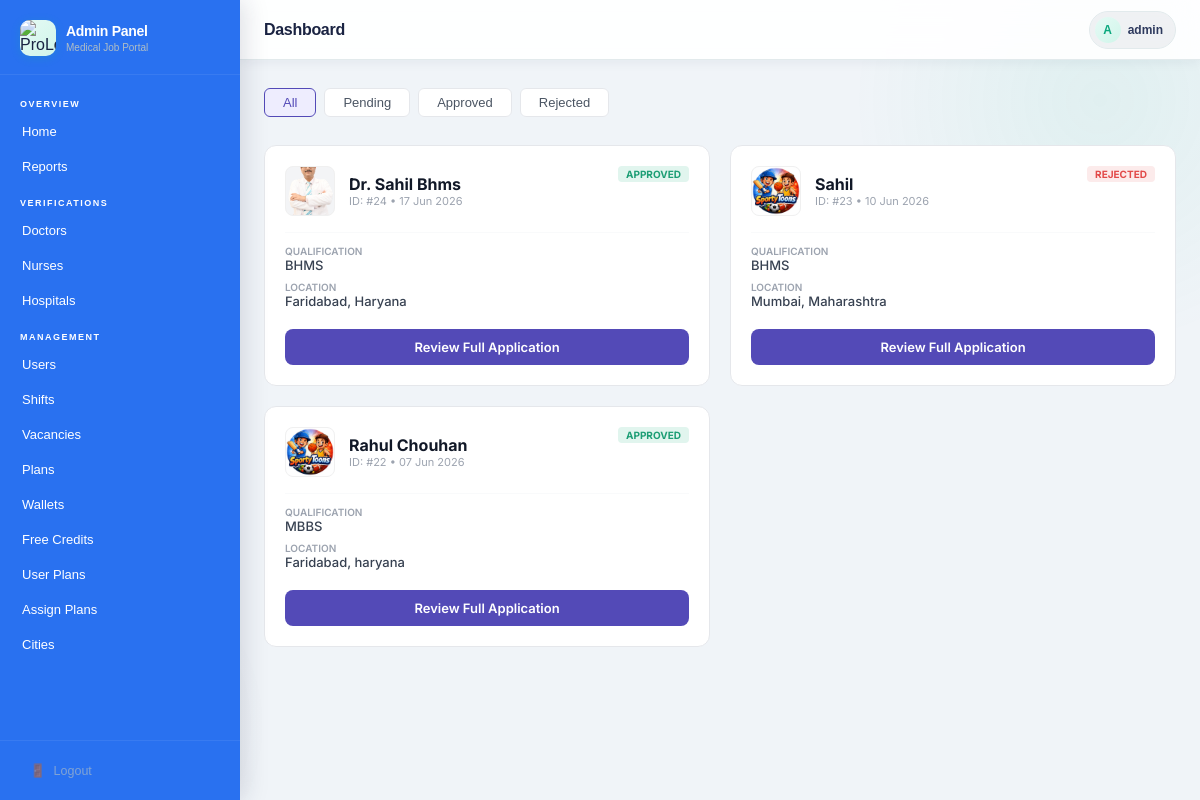
Screenshot of /adminpanel/applications/ (signed in) with the database file from the repository.
### users/models.py (models this page shows, shortened)
class CustomUser(AbstractUser):
    ROLE_CHOICES = (
        ('doctor', 'Doctor'),
        ('nurse', 'Nurse'),
        ('hospital', 'Hospital'),
        ('admin', 'Admin'),
    )
    role   = models.CharField(max_length=20, choices=ROLE_CHOICES)
    mobile = models.CharField(max_length=10, unique=True, null=True, blank=True)  # ✅ Unique mobile

### doctors/models.py (models this page shows, shortened)
class DoctorProfile(models.Model):
    QUALIFICATION_CHOICES = [
        ('mbbs', 'MBBS'),
        ('bams', 'BAMS'),
        ('bhms', 'BHMS'),
    ]
    SEX_CHOICES = [('male', 'Male'), ('female', 'Female'), ('other', 'Other')]
    WARD_CHOICES = [
        ('general', 'General Ward'),
        ('icu', 'ICU Ward'),
        ('casualty', 'Casualty Ward'),
        ('female', 'Female Ward'),
    ]
    user            = models.OneToOneField(settings.AUTH_USER_MODEL, on_delete=models.CASCADE, related_name='doctor_profile')
    full_name       = models.CharField(max_length=150)
    age             = models.PositiveIntegerField(null=True, blank=True)
    sex             = models.CharField(max_length=10, choices=SEX_CHOICES, blank=True)
    registration_no = models.CharField(max_length=50, blank=True)
    qualification   = models.CharField(max_length=10, choices=QUALIFICATION_CHOICES, blank=True)
    experience      = models.CharField(max_length=50, blank=True)
    is_registration_complete = models.BooleanField(default=False)
    address         = models.TextField(blank=True)
    state           = models.CharField(max_length=100, blank=True)
    city            = models.CharField(max_length=100, blank=True)
    pincode         = models.CharField(max_length=10, blank=True)
    STATUS_CHOICES = [
    ('pending', 'Pending'),
    ('approved', 'Approved'),
    ('rejected', 'Rejected'),
]
    upi_id = models.CharField(max_length=100, blank=True)
    verification_status = models.CharField(max_length=10, choices=STATUS_CHOICES, default='pending')
    ward_preferences = models.CharField(max_length=200, blank=True)
    known_procedures = models.TextField(blank=True)
    profile_photo   = models.ImageField(upload_to='doctors/photos/', null=True, blank=True)
    aadhar_photo    = models.ImageField(upload_to='doctors/aadhar/', null=True, blank=True)
    pan_card        = models.ImageField(upload_to='doctors/pan/', null=True, blank=True)
    degree_photo    = models.ImageField(upload_to='doctors/degree/', null=True, blank=True)
    registered_state = models.CharField(max_length=100, blank=True)
    is_verified     = models.BooleanField(default=False)
    created_at      = models.DateTimeField(auto_now_add=True)
    updated_at      = models.DateTimeField(auto_now=True)

### admin_panel/views.py (the view)
# urls.py: path('applications/',                       views.applications,         name='admin_applications'),
@login_required
@user_passes_test(is_admin)
def applications(request):
    role   = request.GET.get('role', 'doctor')
    status = request.GET.get('status', 'all')
    MODEL_MAP = {'doctor': DoctorProfile, 'nurse': NurseProfile, 'hospital': HospitalProfile}
    Model = MODEL_MAP.get(role, DoctorProfile)
    qs = Model.objects.all().order_by('-created_at')
    if status != 'all':
        qs = qs.filter(verification_status=status)
    ctx = _common(request)
    ctx.update({'profiles': qs, 'role': role, 'status': status})
    return render(request, 'admin_panel/applications.html', ctx)

### admin_panel/views.py (called while the page is built)
def is_admin(user):
    return user.is_authenticated and user.is_staff

def _common(request):
    return {
        'pending_doctors':   DoctorProfile.objects.filter(verification_status='pending').count(),
        'pending_nurses':    NurseProfile.objects.filter(verification_status='pending').count(),
        'pending_hospitals': HospitalProfile.objects.filter(verification_status='pending').count(),
    }

### plans/context_processors.py (called while the page is built, shortened)
def plan_permissions(request):
    active_plan = get_active_plan(request.user)
    can_view_shifts   = False
    can_view_urgent   = False
    can_apply_vacancy = False
    can_post_shift    = False
    can_post_shift_h   = False
    can_post_vacancy_h = False
    return {
         'ctx_can_view_shifts':    can_view_shifts,
    'ctx_can_view_urgent':    can_view_urgent,
    'ctx_can_apply_vacancy':  can_apply_vacancy,
    'ctx_can_post_shift':     can_post_shift or can_post_shift_h,
    'ctx_can_post_vacancy':   can_post_vacancy_h,
    }

### plans/utils.py (called while the page is built, shortened)
def get_active_plan(user):
    plan = UserPlan.objects.filter(user=user, is_active=True).first()
    if not plan:
        return None

### admin_panel/templates/admin_panel/applications.html (shortened to what this page needs)
{% extends 'admin_panel/base.html' %}
{% block content %}
<div class="dash-wrap">
    <div class="filter-bar">
        <a href="?role={{ role }}&status=all" class="filter-btn {% if status == 'all' %}active{% endif %}">All</a>
        <a href="?role={{ role }}&status=pending" class="filter-btn {% if status == 'pending' %}active{% endif %}">Pending</a>
        <a href="?role={{ role }}&status=approved" class="filter-btn {% if status == 'approved' %}active{% endif %}">Approved</a>
        <a href="?role={{ role }}&status=rejected" class="filter-btn {% if status == 'rejected' %}active{% endif %}">Rejected</a>
    </div>
    <div class="app-grid">
        {% for profile in profiles %}
        <div class="app-card">
            <div class="status-tag tag-{{ profile.verification_status }}">
                {{ profile.verification_status }}
            </div>
            <div class="header-content">
                <div class="user-img-box">
                    {% if profile.profile_photo %}
                        <img src="{{ profile.profile_photo.url }}" alt="{{ profile.full_name }}">
                    {% else %}
                        <div class="placeholder-img">
                            {% if role == 'hospital' %}🏥{% else %}👤{% endif %}
                        </div>
                    {% endif %}
                </div>
                <div>
                    <h3 class="app-name">
                        {% if profile.full_name %}{{ profile.full_name }}
                        {% else %}{{ profile.hospital_name }}{% endif %}
                    </h3>
                    <span class="app-date">ID: #{{ profile.id }} • {{ profile.created_at|date:"d M Y" }}</span>
                </div>
            </div>
            <div class="info-section">
                {% if profile.qualification %}
                <div class="info-item">
                    <span class="info-label">Qualification</span>
                    <span class="info-value">{{ profile.get_qualification_display|upper }}</span>
                </div>
                {% endif %}
                <div class="info-item">
                    <span class="info-label">Location</span>
                    <span class="info-value">{{ profile.city|default:"Not Set" }}, {{ profile.state }}</span>
                </div>
            </div>
            <a href="{% url 'admin_application_detail' role profile.id %}" class="btn-review">
                Review Full Application
            </a>
        </div>
        {% empty %}
        <div style="grid-column: 1/-1; text-align: center; padding: 60px; color: #9ca3af;">
            No applications found in this category.
        </div>
        {% endfor %}
    </div>
</div>
{% endblock %}

### admin_panel/templates/admin_panel/base.html (shortened to what this page needs)
{% load static %}
<!DOCTYPE html>
<html lang="hi">
<head>
</head>
<body>
<aside class="sidebar" id="sidebar">
  <div class="sidebar-brand">
      <div class="logo-icon">
        <img src="{% static 'users/images/Black_and_White_Circular_Art___Design_Logo-removebg-preview.png' %}"
          alt="ProLocum Logo">
      </div>
    <div class="brand-text">
      <h1>Admin Panel</h1>
      <p>Medical Job Portal</p>
    </div>
  </div>
  <nav class="sidebar-nav">
    <div class="nav-section-label">Overview</div>
    <a href="{% url 'admin_dashboard' %}" class="nav-link {% if request.resolver_match.url_name == 'admin_dashboard' %}active{% endif %}">
   Home
    </a>
    <a href="{% url 'admin_reports' %}" class="nav-link {% if request.resolver_match.url_name == 'admin_reports' %}active{% endif %}">
Reports
    </a>
    <div class="nav-section-label">Verifications</div>
    <a href="{% url 'admin_applications' %}?role=doctor&status=pending" class="nav-link">
     Doctors
    </a>
    <a href="{% url 'admin_applications' %}?role=nurse&status=pending" class="nav-link">
   Nurses
    </a>
    <a href="{% url 'admin_applications' %}?role=hospital&status=pending" class="nav-link">
       Hospitals
    </a>
    <div class="nav-section-label">Management</div>
    <a href="{% url 'admin_user_list' %}" class="nav-link {% if request.resolver_match.url_name == 'admin_user_list' %}active{% endif %}">
       Users
    </a>
    <a href="{% url 'admin_shift_list' %}" class="nav-link {% if request.resolver_match.url_name == 'admin_shift_list' %}active{% endif %}">
       Shifts
    </a>
    <a href="{% url 'admin_vacancy_list' %}" class="nav-link {% if request.resolver_match.url_name == 'admin_vacancy_list' %}active{% endif %}">
       Vacancies
    </a>
    <a href="{% url 'admin_plan_list' %}" class="nav-link ">
       Plans
    </a>
    <a href="{% url 'admin_wallet_list' %}" class="nav-link ">
       Wallets
    </a>
    <a href="{% url 'admin_default_credits' %}" class="nav-link ">
       Free Credits
    </a>
<a href="{% url 'admin_user_plan_list' %}" class="nav-link ">
    User Plans
</a>
<a href="{% url 'admin_all_users_plan' %}" class="nav-link">
    Assign Plans
</a>
<a href="{% url 'admin_city_list' %}" class="nav-link {% if request.resolver_match.url_name == 'admin_city_list' %}active{% endif %}">
     Cities
</a>
  </nav>
  <div class="sidebar-footer">
    <a href="{% url 'logout' %}"><span>🚪</span> Logout</a>
  </div>
</aside>
<main class="main">
  <div class="topbar">
    <div class="topbar-left">
      <span class="topbar-title">{% block page_title %}Dashboard{% endblock %}</span>
    </div>
    <div class="topbar-right">
      <div class="user-chip">
        <div class="user-avatar">{{ request.user.username|first|upper }}</div>
        <span class="user-name">{{ request.user.username }}</span>
      </div>
    </div>
  </div>
  <div class="content">
    {% block content %}{% endblock %}
  </div>
</main>
</body>
</html>

### admin_panel/templates/admin_panel/applications.html (style rules this page uses)
.dash-wrap { padding: 4px 0 32px; font-family: 'Inter', sans-serif; }
.filter-bar { display: flex; gap: 8px; margin-bottom: 28px; }
.filter-btn { padding: 6px 18px; border-radius: 6px; font-size: 13px; font-weight: 500; text-decoration: none; border: 1px solid #e5e7eb; color: #4b5563; background: white; transition: all 0.2s; }
.filter-btn.active { border-color: #534AB7; color: #534AB7; background: #EEEDFE; }
.app-grid { display: grid; grid-template-columns: repeat(auto-fill, minmax(320px, 1fr)); gap: 20px; }
.app-card { background: white; border: 1px solid #e5e7eb; border-radius: 12px; padding: 20px; position: relative; transition: all 0.2s; }
.user-img-box { width: 50px; height: 50px; border-radius: 8px; overflow: hidden; background: #f3f4f6; flex-shrink: 0; border: 1px solid #f0f0f0; }
.user-img-box img { width: 100%; height: 100%; object-fit: cover; }
.status-tag { position: absolute; top: 20px; right: 20px; font-size: 10px; font-weight: 700; text-transform: uppercase; padding: 2px 8px; border-radius: 4px; }
.tag-approved { background: #E1F5EE; color: #1D9E75; }
.tag-rejected { background: #FCEBEB; color: #E24B4A; }
.header-content { display: flex; gap: 14px; align-items: center; margin-bottom: 16px; }
.app-name { font-size: 16px; font-weight: 700; color: #111827; margin: 0; }
.app-date { font-size: 11px; color: #9ca3af; display: block; }
.info-section { margin-bottom: 20px; border-top: 1px solid #f9fafb; padding-top: 12px; }
.info-item { margin-bottom: 8px; }
.info-label { font-size: 10px; color: #9ca3af; text-transform: uppercase; font-weight: 600; display: block; }
.info-value { font-size: 13px; color: #374151; font-weight: 500; display: block; }
.btn-review { display: block; width: 100%; text-align: center; padding: 10px; border-radius: 8px; font-size: 13px; font-weight: 600; text-decoration: none; background: #534AB7; color: white; transition: background 0.2s; }

### rows the page displays
CustomUser: user.username|first "A", user.username "admin"
DoctorProfile: verification_status "APPROVED", profile_photo (picture), full_name "Dr. Sahil Bhms", id "24", created_at "17 Jun 2026", qualification "BHMS", city "Faridabad", state "Haryana"
DoctorProfile: verification_status "REJECTED", profile_photo (picture), full_name "Sahil", id "23", created_at "10 Jun 2026", qualification "BHMS", city "Mumbai", state "Maharashtra"
DoctorProfile: verification_status "APPROVED", profile_photo (picture), full_name "Rahul Chouhan", id "22", created_at "07 Jun 2026", qualification "MBBS", city "Faridabad", state "haryana"
